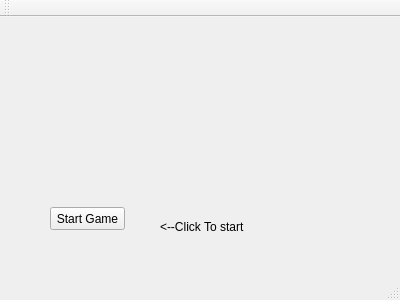
<?xml version="1.0" encoding="UTF-8"?>
<ui version="4.0">
 <class>MainWindow</class>
 <widget class="QMainWindow" name="MainWindow">
  <property name="geometry">
   <rect>
    <x>0</x>
    <y>0</y>
    <width>400</width>
    <height>300</height>
   </rect>
  </property>
  <property name="windowTitle">
   <string>MainWindow</string>
  </property>
  <widget class="QWidget" name="centralWidget">
   <widget class="QPushButton" name="pushButton">
    <property name="geometry">
     <rect>
      <x>50</x>
      <y>190</y>
      <width>75</width>
      <height>23</height>
     </rect>
    </property>
    <property name="text">
     <string>Start Game</string>
    </property>
   </widget>
   <widget class="QLabel" name="label">
    <property name="geometry">
     <rect>
      <x>160</x>
      <y>190</y>
      <width>91</width>
      <height>41</height>
     </rect>
    </property>
    <property name="text">
     <string>&lt;--Click To start</string>
    </property>
   </widget>
  </widget>
  <widget class="QMenuBar" name="menuBar">
   <property name="geometry">
    <rect>
     <x>0</x>
     <y>0</y>
     <width>400</width>
     <height>21</height>
    </rect>
   </property>
  </widget>
  <widget class="QToolBar" name="mainToolBar">
   <attribute name="toolBarArea">
    <enum>TopToolBarArea</enum>
   </attribute>
   <attribute name="toolBarBreak">
    <bool>false</bool>
   </attribute>
  </widget>
  <widget class="QStatusBar" name="statusBar"/>
 </widget>
 <layoutdefault spacing="6" margin="11"/>
 <resources/>
 <connections/>
</ui>
